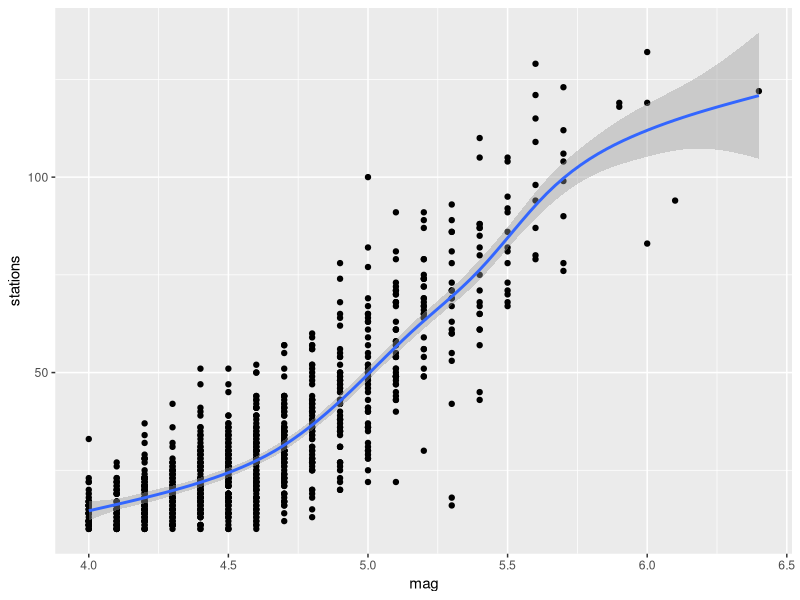

Reproduce this figure in R.
## ---- chunk 1
knitr::opts_chunk$set(echo = TRUE, comment = '')
library(ggplot2)
## ---- chunk 2
head(quakes)
## ---- chunk 3
ggplot(quakes, aes(x=mag, y=stations)) +
  geom_point() +
  geom_smooth()
